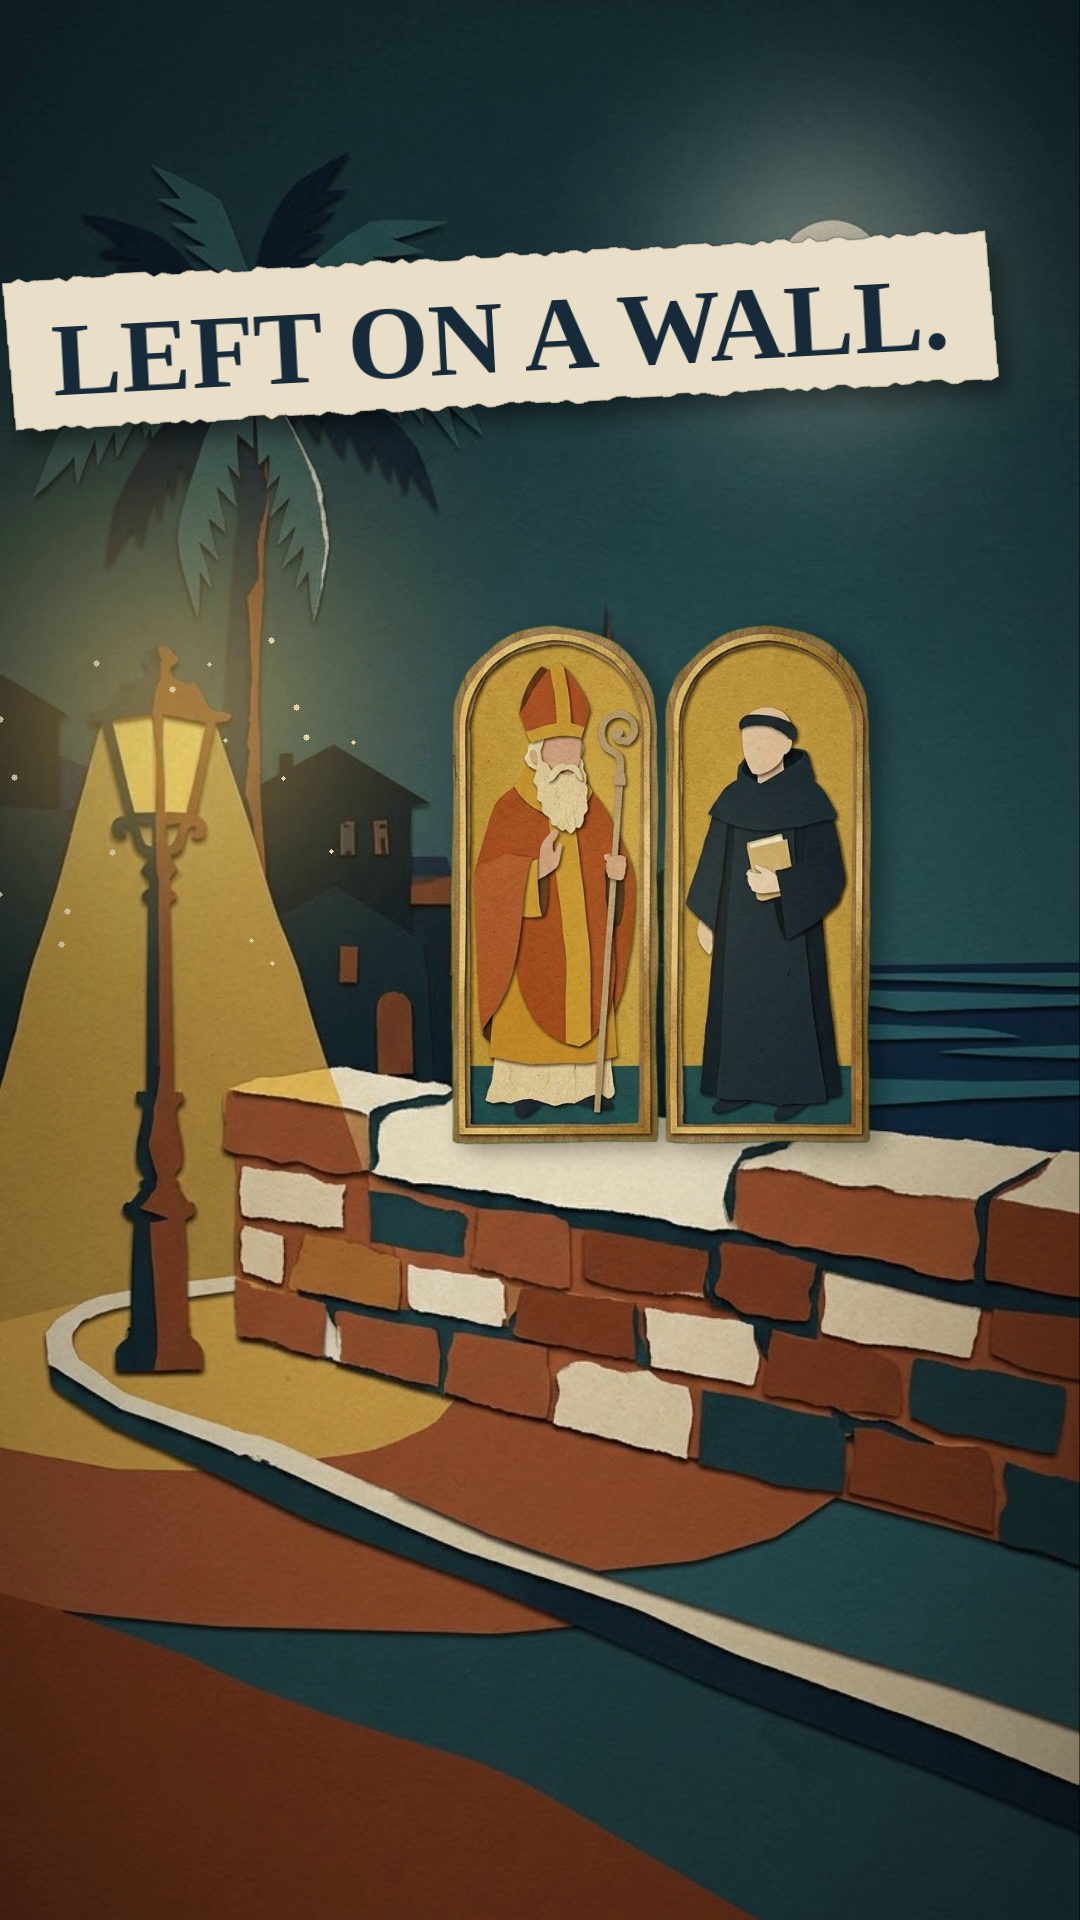

Write Python code to recreate this figure.
# Cover: frame 0 (premise) + cover text on a torn paper strip. Usage: python3 cover.py <work dir> <out png>
import sys, os, subprocess, numpy as np
from PIL import Image
sys.path.insert(0, os.path.join(os.path.dirname(os.path.abspath(__file__)), '../../engine'))
from lib import paper_strip, warp, over, affine
S, OUT = sys.argv[1], sys.argv[2]
raw = subprocess.run(['ffmpeg', '-v', 'error', '-i', f'{S}/video_noaudio.mp4', '-vframes', '1', '-f', 'rawvideo', '-pix_fmt', 'rgb24', '-'], capture_output=True).stdout
f = np.frombuffer(raw, np.uint8).reshape(1920, 1080, 3).astype(np.float32) / 255
f = np.dstack([f, np.ones((1920, 1080), np.float32)])
s = paper_strip('LEFT ON A WALL.', '/usr/share/fonts/truetype/liberation/LiberationSerif-Bold.ttf', 104, pad=(46, 26), seed=5)
h, w = s.shape[:2]
over(f, warp(s, affine(1.0, -3.0, (w / 2, h / 2), (500, 330))), shadow=0.45, sh_off=(10, 14), sh_blur=12)
Image.fromarray((np.clip(f[..., :3], 0, 1) * 255).astype(np.uint8)).save(OUT)
